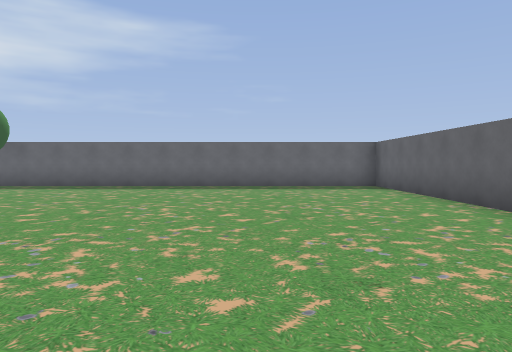
View 1 (above)

17 first-person views from a walk through a Godot game level. The camera is 1.3 m above the floor, tilts 2° down and sees 70° across. The floor is counted in squares, 2 m on a side. Each view is taken from the middle of a square. On the plan, view 1 faces up. The plan holds only what a view shows up to about 11 squares ahead; the rest is blank. The place goes on beyond the plan. Characters and animated objects are not drawn.

View 2
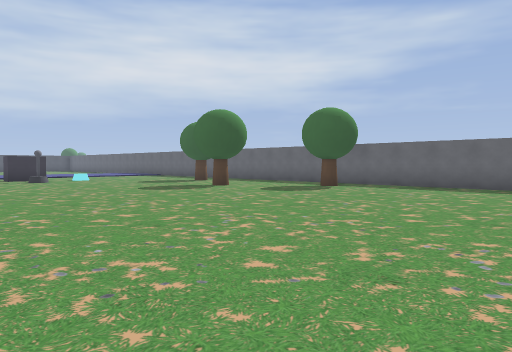

View 3
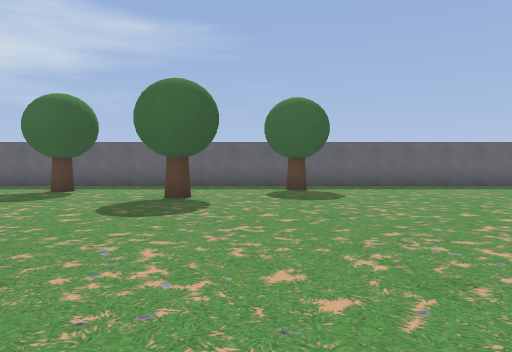

View 4
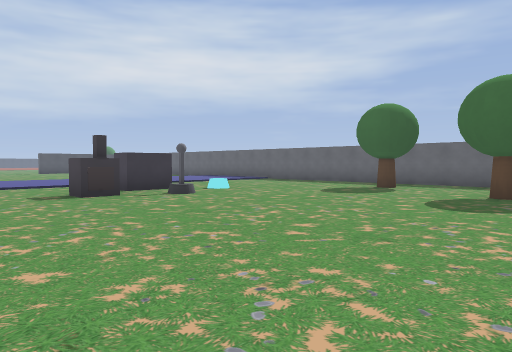

View 5
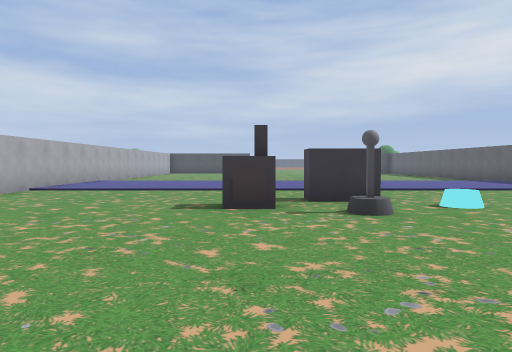

View 6
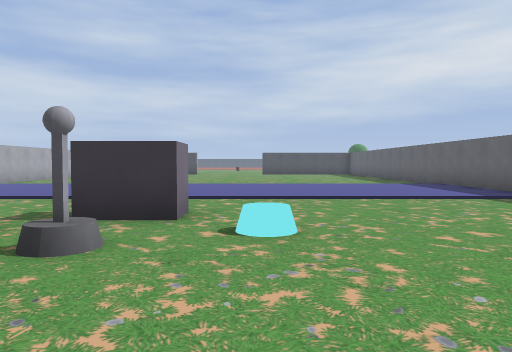

View 7
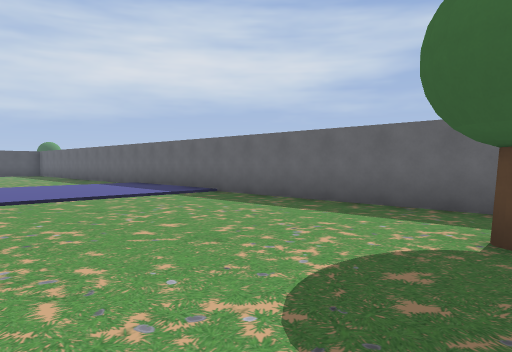

View 8
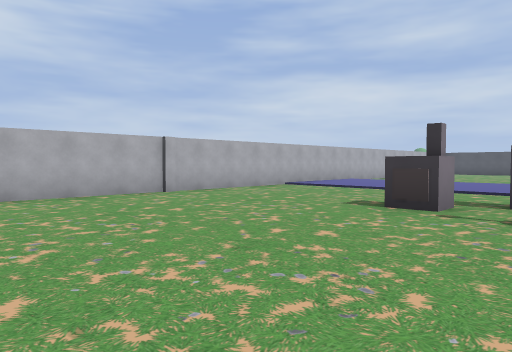

View 9
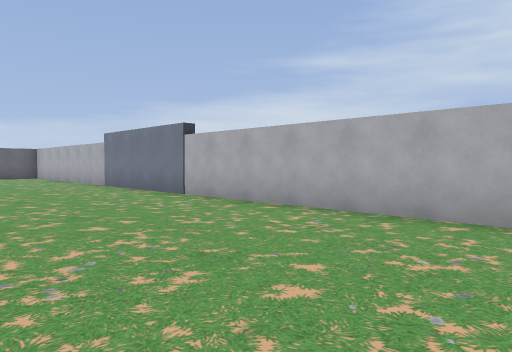

View 10
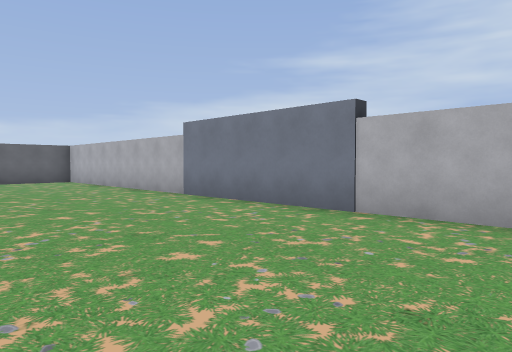

View 11
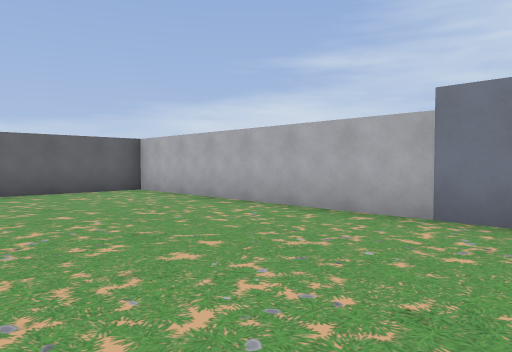

View 12
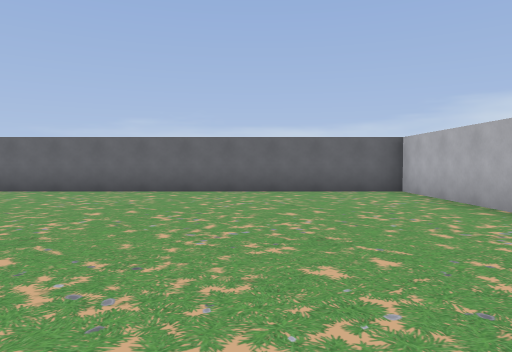

View 13
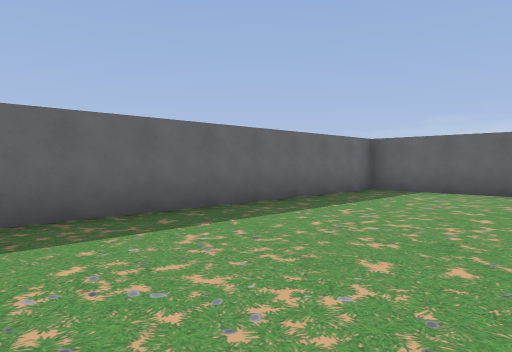

View 14
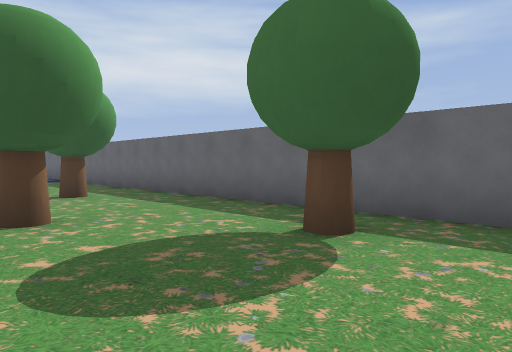

View 15
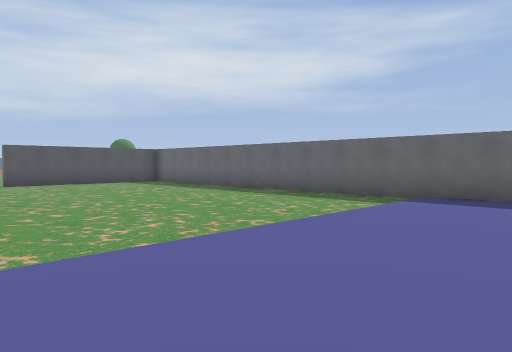

View 16
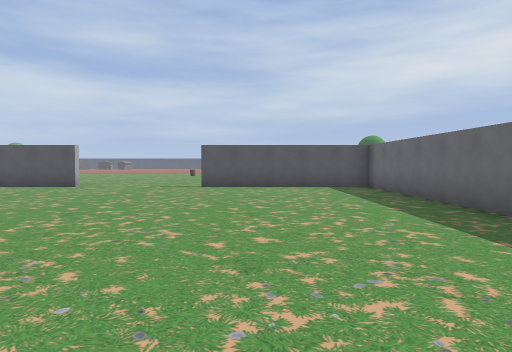

View 17
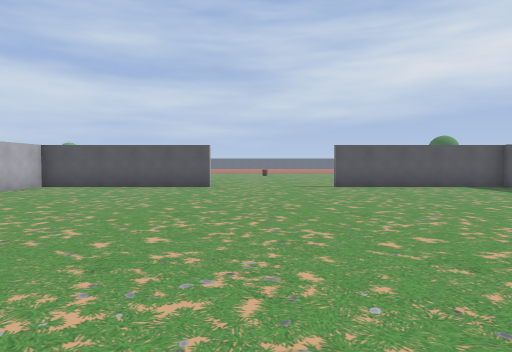

### Floor plan
Points are (right, up) in squares from view 1. A wall is a line through its corners. A room is listed if a view was taken in it or the views show most of it. See-through windows are left out.
Room 1 (views 1, 2, 3, 4, 5, 6, 7, 8, 9, 10, 11, 12, 13, 14, 15, 16, 17)
walls: (-16.9, 4.1) (-16.1, 4.1) (-16.1, 2.9) (-16.9, 2.9); (-15.9, 2.3) (-15.2, 2.3) (-15.2, 1.5) (-15.9, 1.5); (-21.1, -3.4) (3.4, -3.4) (3.4, 10.4) (-32.9, 10.4) (-32.9, 5.4); (-32.9, 1.8) (-32.9, -3.4) (-31, -3.4)
objects: lever (-15, 3)

Positions as (right, up) in squares from view 1, and headings:
1: (0, 0), facing up
2: (-1, 0), facing up-left
3: (-8, 0), facing up
4: (-8, -1), facing up-left
5: (-10, 2), facing left
6: (-12, 5), facing left
7: (-12, 5), facing up-left
8: (-10, 4), facing down-left
9: (-14, 1), facing down-right
10: (-10, 1), facing down-right
11: (-5, 1), facing down-right
12: (-5, 0), facing right
13: (-5, 6), facing up-right
14: (-5, 6), facing up-left
15: (-20, 3), facing up-left
16: (-22, 7), facing left
17: (-22, 3), facing left
